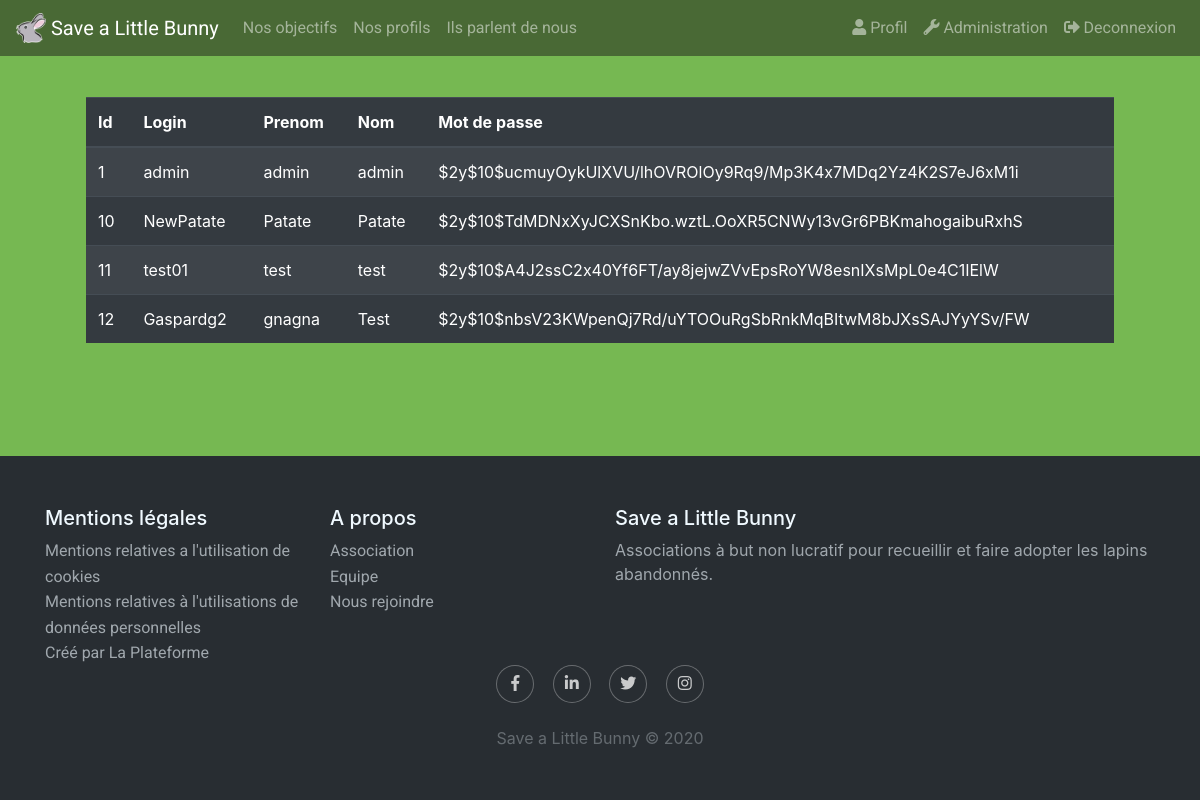
The app's page /pages/admin.php (signed in) with its own data.
### tables this page shows
CREATE TABLE `utilisateurs` (
  `id` int(11) NOT NULL,
  `login` varchar(255) NOT NULL,
  `prenom` varchar(255) NOT NULL,
  `nom` varchar(255) NOT NULL,
  `password` varchar(255) NOT NULL
);

### pages/admin.php (called while the page is built, shortened)
<?php
include ('../include/head.php');
include ('../include/header.php');
include ('../include/admin.php');
include ('../include/footer.php');
?>

### include/admin.php (the view)
<?php
try {
$connexion = new PDO("mysql:host=localhost;dbname=moduleconnexion", 'root', 'root');
$connexion -> setAttribute(PDO::ATTR_ERRMODE, PDO::ERRMODE_EXCEPTION);
$requete_admin = $connexion->prepare("SELECT * FROM utilisateurs");
$requete_admin->execute();
$result = $requete_admin->fetchall(PDO::FETCH_ASSOC);
}
catch (PDOException $e) {
    echo 'Echec de la connexion : ' . $e->getMessage();
}
?>
<div class="container p-3">
<div class="agileits-top">
<table class="table table-striped table-hover table-dark">
        <thead class="thead-dark">
            <tr>
                <th scope="col">Id</th>
                <th scope="col">Login</th>
                <th scope="col">Prenom</th>
                <th scope="col">Nom</th>
                <th scope="col">Mot de passe </th>
            </tr>
        </thead>
        <tbody>
    <?php foreach ($result as $key => $value) {
    echo "<tr>";
    echo "<td scope='row'>".$value['id']."</td>";
    echo "<td>".$value['login']."</td>";
    echo "<td>".$value['prenom']."</td>";
    echo "<td>".$value['nom']."</td>";
    echo "<td>".$value['password']."</td>";
    echo "</tr>";
     }   ?>
        </tbody>
    </table>
</div>
</div>

### include/head.php (shortened to what this page needs)
<!DOCTYPE html>
<html lang="en">
<head>
    <link rel="stylesheet" href="https://use.fontawesome.com/releases/v5.5.0/css/all.css">
    <link rel="stylesheet" href="https://stackpath.bootstrapcdn.com/bootstrap/4.4.1/css/bootstrap.min.css">
    <link rel="stylesheet" href="http://localhost/PP2/module-connexion/include/style.css">
</head>
<body class="d-flex flex-column min-vh-100 justify-content-between">

### include/header.php (shortened to what this page needs)
<header>
<nav class="navbar fixed-top navbar-expand-lg navbar-dark" style="background-color: rgba(29, 26, 26, 0.493);" id="header">
<a class="navbar-brand" href="http://localhost/PP2/module-connexion/index.php">
    <img src="http://localhost/PP2/module-connexion/media/lapin_logo.png" width="30" height="30" class="d-inline-block align-top" alt="" loading="lazy">
    Save a Little Bunny
  </a>
  <div class="collapse navbar-collapse " id="navbarNavAltMarkup">
    <div class="navbar-nav ">
      <a class="nav-link" href="#">Nos objectifs</a>
      <a class="nav-link" href="#">Nos profils</a>
      <a class="nav-link" href="#" tabindex="-1" aria-disabled="true">Ils parlent de nous</a>
    </div>
    <ul class="nav navbar-nav ml-auto">
      <li class="nav-item">
      <?php
      if (isset($_SESSION['id'])) {
        if ($_SESSION['id']>1) {
        echo' <a class="nav-link" href="http://localhost/PP2/module-connexion/pages/profil.php"><span class="fas fa-user"></span> Profil </a>
              </li>
              <li class="nav-item">
              <a class="nav-link" href="?link=1" name="deconnect"><span class="fas fa-sign-in-alt"></span> Deconnexion </a>';
            }
        else {
          echo' <a class="nav-link" href="http://localhost/PP2/module-connexion/pages/profil.php"><span class="fas fa-user"></span> Profil </a>
                </li>
                <li class="nav-item">
                <a class="nav-link" href="http://localhost/PP2/module-connexion/pages/admin.php" name="deconnect"><span class="fa fa-wrench"></span> Administration </a>
                <li class="nav-item">
                <a class="nav-link" href="?link=1" name="deconnect"><span class="fa fa-sign-out"></span> Deconnexion </a>';
        }
      }
      ?>
      </li>
    </ul>
  </div>
</nav>
</header>

### include/footer.php (shortened to what this page needs)
<div class="footer-dark">
        <footer>
            <div class="container">
                <div class="row">
                    <div class="col-sm-6 col-md-3 item">
                        <h5>Mentions légales</h3>
                        <ul>
                            <li><a href="#">Mentions relatives a l'utilisation de cookies</a></li>
                            <li><a href="#">Mentions relatives à l'utilisations de données personnelles</a></li>
                            <li><a href="#">Créé par La Plateforme</a></li>
                        </ul>
                    </div>
                    <div class="col-sm-6 col-md-3 item">
                        <h5>A propos</h3>
                        <ul>
                            <li><a href="#">Association</a></li>
                            <li><a href="#">Equipe</a></li>
                            <li><a href="#">Nous rejoindre</a></li>
                        </ul>
                    </div>
                    <div class="col-md-6 item text">
                        <h5>Save a Little Bunny</h3>
                        <p>Associations à but non lucratif pour recueillir et faire adopter les lapins abandonnés.</p>
                    </div>
                    <div class="col item social">
                        <a href="#"><i class="fab fa-facebook-f" aria-hidden="true"></i></a>
                        <a href="#"><i class="fab fa-linkedin-in"></i></a>
                        <a href="#"><i class="fab fa-twitter"></i></a>
                        <a href="#"><i class="fab fa-instagram"></i></a>
                    </div>
                </div>
                <p class="copyright">Save a Little Bunny © 2020</p>
            </div>
        </footer>
    </div>
</body>
</html>

### include/style.css (style rules this page uses)
header a { font-family: 'Roboto', sans-serif; }
footer a { font-family: 'Roboto', sans-serif; }
.footer-dark { padding:50px 0; color:#f0f9ff; background-color:#282d32; }
.footer-dark ul { padding:0; list-style:none; line-height:1.6; margin-bottom:0; }
.footer-dark ul a { color:inherit; text-decoration:none; opacity:0.6; }
.footer-dark .item.text { margin-bottom:36px; }
.footer-dark .item.text p { opacity:0.6; margin-bottom:0; }
.footer-dark .item.social { text-align:center; }
.footer-dark .item.social > a { width:36px; height:36px; line-height:36px; display:inline-block; text-align:center; border-radius:50%; box-shadow:0 0 0 1px rgba(255,255,255,0.4); margin:0 8px; color:#fff; opacity:0.75; }
.footer-dark .copyright { text-align:center; padding-top:24px; opacity:0.3; margin-bottom:0; }
article, aside, details, figcaption, figure, footer, header, hgroup, menu, nav, section { display: block; }
ol, ul { list-style: none; margin: 0px; padding: 0px; }
table { border-collapse: collapse; border-spacing: 0; }
a { text-decoration: none; }
img { max-width: 100%; }
body { background: #76b852; }
.agileits-top { padding: 3em; }
@media (max-width:1366px) { .agileits-top { padding: 2.5em; } }

### records on screen
utilisateurs: id "1", login "admin", prenom "admin", nom "admin", password "$2y$10$ucmuyOykUlXVU/lhOVROlOy9Rq9/Mp3K4x7MDq2Yz4K2S7eJ6xM1i"
utilisateurs: id "10", login "NewPatate", prenom "Patate", nom "Patate", password "$2y$10$TdMDNxXyJCXSnKbo.wztL.OoXR5CNWy13vGr6PBKmahogaibuRxhS"
utilisateurs: id "11", login "test01", prenom "test", nom "test", password "$2y$10$A4J2ssC2x40Yf6FT/ay8jejwZVvEpsRoYW8esnIXsMpL0e4C1IElW"
utilisateurs: id "12", login "Gaspardg2", prenom "gnagna", nom "Test", password "$2y$10$nbsV23KWpenQj7Rd/uYTOOuRgSbRnkMqBItwM8bJXsSAJYyYSv/FW"
